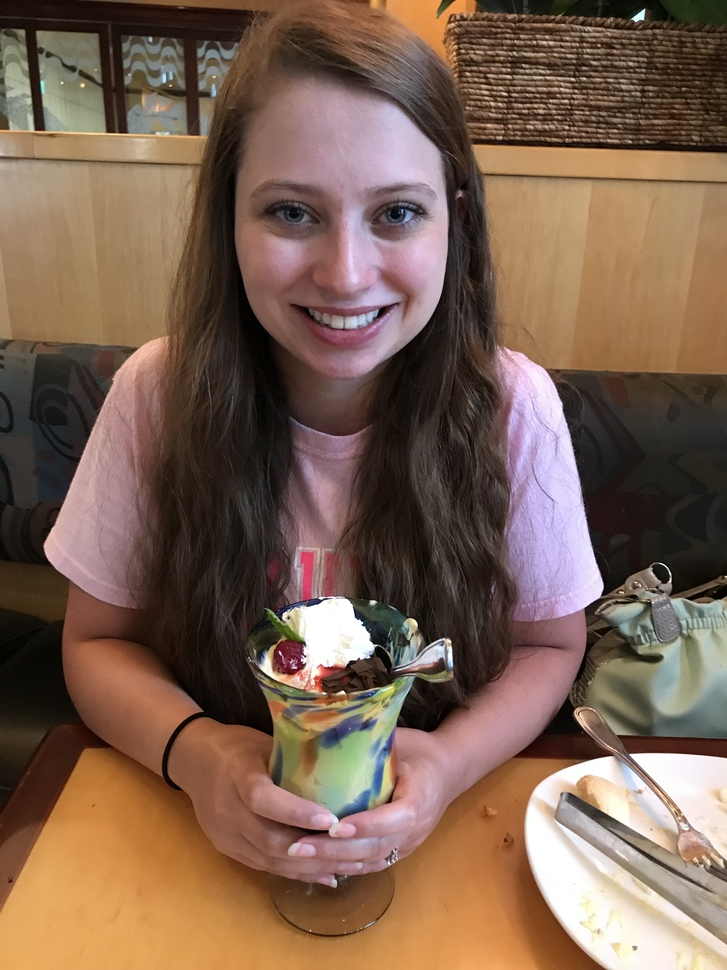
#> input picture OpenCV/Data/Faces/Jessica-ice-cream.JPG, 727 x 970 px, shrunk from 3024 x 4032 before the run, found by its file name
$ python test.py
#> lines starting #> are read from the running program, lines starting #| are printed output that depends on the picture
import cv2
from matplotlib import pyplot as plt

img = cv2.imread('Data/Jessica-ice-cream.JPG', 0)
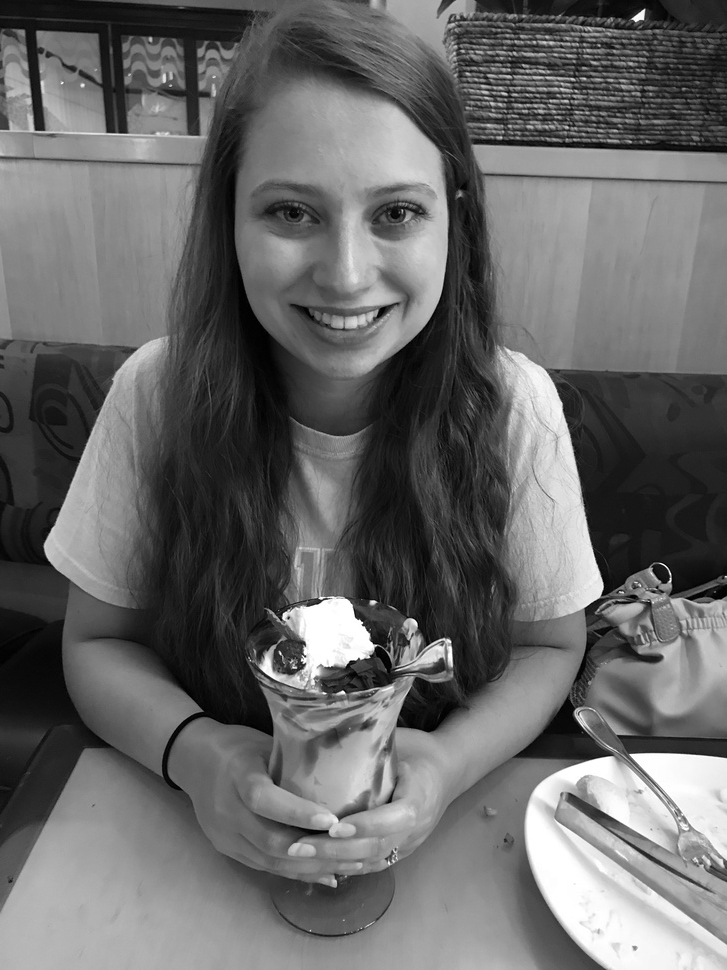
#> img: shape (970, 727); min 0, max 255, mean 104.2
# https://stackoverflow.com/questions/15072736/extracting-a-region-from-an-image-using-slicing-in-python-opencv/15074748#15074748
# have to convert bgr -> rgb using split/merge
plt.imshow(img, interpolation='bicubic')
plt.xticks([]), plt.yticks([])  # to hide tick values on X and Y axis
plt.show()

$ run again, with OpenCV/Data/Faces/da_silva_family.JPG copied over OpenCV/Data/Faces/Jessica-ice-cream.JPG
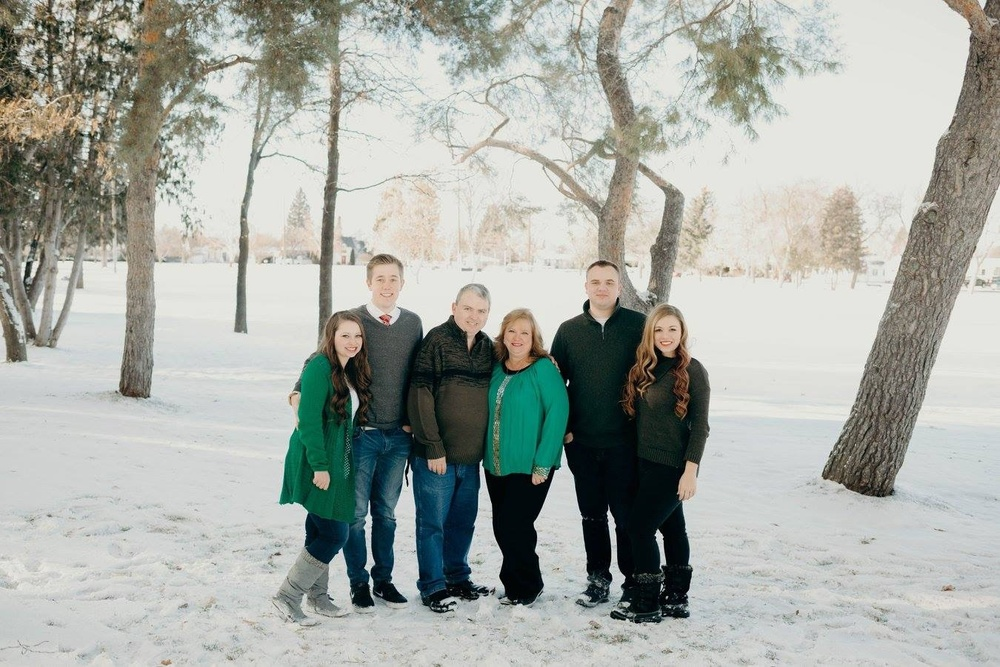
#> input picture OpenCV/Data/Faces/da_silva_family.JPG, 1000 x 667 px, shrunk from 1350 x 900 before the run, found by its file name
#> `img = cv2.imread('Data/Jessica-ice-cream.JPG', 0)`:
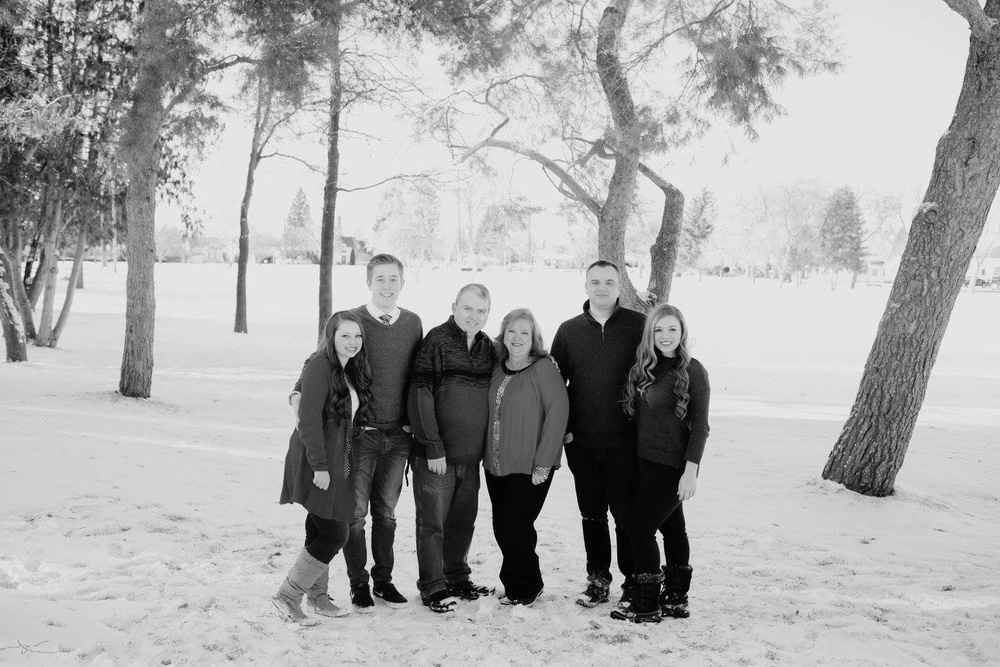
#> img: shape (667, 1000); min 0, max 250, mean 169.9
